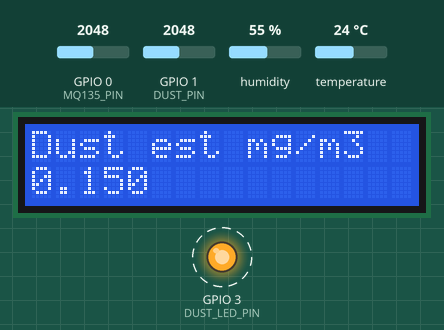
A sketch run on a simulated ESP32-C6. Shown: 16×2 character LCD, output pins drawn as LEDs (lit = HIGH). Dashed ring = blinking. The inputs (shaded band) are chosen by the test bench; at power-on: GPIO 1 (DUST_PIN) = 2048, GPIO 0 (MQ135_PIN) = 2048, humidity 55 %, temperature 24 °C (analog values on the 0–4095 scale). What the sketch prints to the serial monitor is not drawn.

Above: at 11.5 s.
11.6 s: GPIO 1 (DUST_PIN) set to 2866
At 15.0 s:
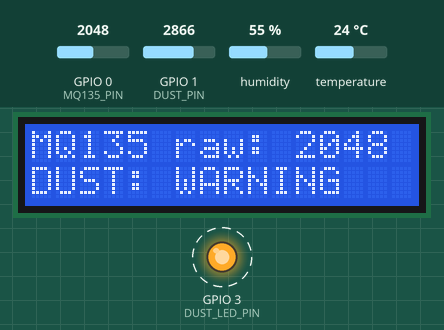
18.0 s: GPIO 1 (DUST_PIN) set to 1228
At 24.1 s:
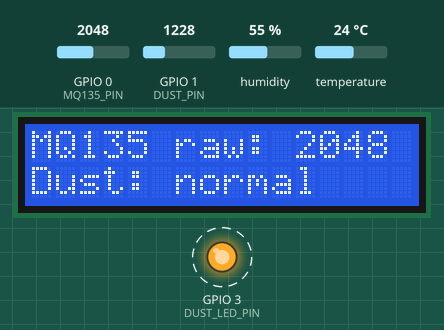
25.8 s: GPIO 0 (MQ135_PIN) set to 2866
At 33.0 s:
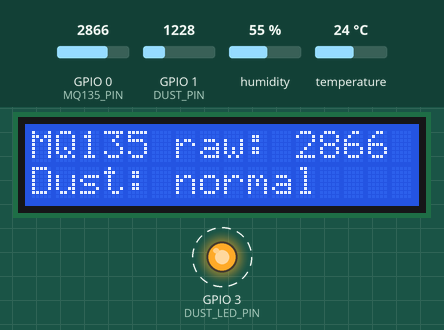
33.1 s: humidity set to 22 %
At 35.6 s:
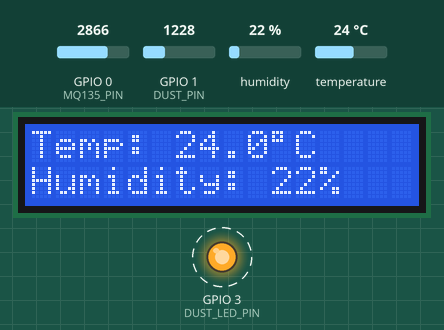
36.1 s: temperature set to 12 °C
At 43.8 s:
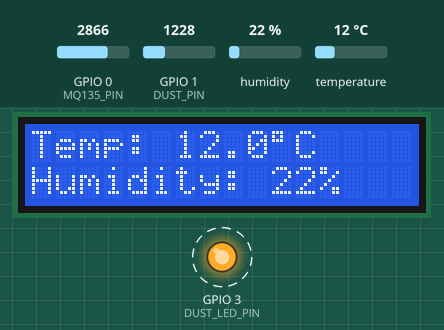
43.9 s: GPIO 0 (MQ135_PIN) set to 3972
At 51.0 s:
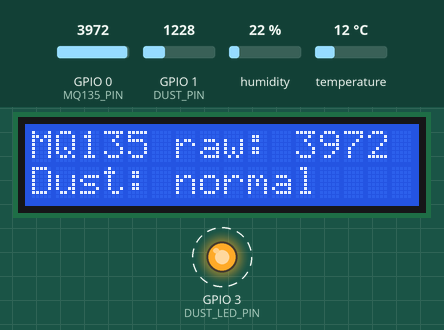
Timing chart, 0 to 52.1 s (numbered marks = the images above; inputs shaded):
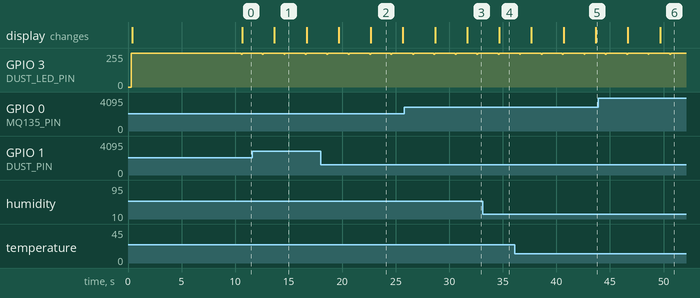

Measured:
- after the input at 11.6 s, the display: changes after 2.1 s (image 1)
- after the input at 33.1 s, the display: changes after 1.6 s (image 4)
- by itself, GPIO 3 (DUST_LED_PIN): alternates 255/255 for 1.9 s and 244/255 for 0.08 s
- what the display in image 1 shows lasts 3.0 s, from 13.7 s to 16.7 s

The sketch:

cement_pollutant_monitor.ino
```cpp
/*
  Cement Industry Pollutant Monitor
  Board: ESP32-C6
  Sensors: DHT11, MQ-135, Sharp GP2Y1010AU0F
  Output: Serial Monitor; 16x2 I2C LCD

  IMPORTANT:
  - Verify every GPIO against your exact ESP32-C6 board.
  - Never feed more than the ESP32-C6 ADC's permitted voltage into an input.
  - MQ-135 readings below are raw sensor response/voltage, NOT calibrated CO2 ppm.
  - Dust density is only an indicative estimate until calibrated against a reference meter.
*/

#include <Arduino.h>
#include <DHT.h>
#include <math.h>

//Pin configuration
#define DHT_PIN       4
#define DHT_TYPE      DHT11
#define MQ135_PIN     0
#define DUST_PIN      1
#define DUST_LED_PIN  3


#define USE_I2C_LCD 1

#if USE_I2C_LCD
  #include <Wire.h>
  #include <LiquidCrystal_I2C.h>
  #define LCD_SDA 6
  #define LCD_SCL 7
  #define LCD_ADDRESS 0x27
  LiquidCrystal_I2C lcd(LCD_ADDRESS, 16, 2);
#endif

DHT dht(DHT_PIN, DHT_TYPE);

//Adjustable parameters
const uint8_t DUST_SAMPLES = 10;
const uint8_t MQ_SAMPLES = 10;
const float DUST_BASELINE_V = 0.90f;
const float DUST_SENSITIVITY_V_PER_MG_M3 = 5.0f;
const float DUST_WARNING_MG_M3 = 0.15f;  // Demo threshold only; not an exposure limit
const float ADC_DIVIDER_RATIO = 1.0f;    // Set >1 only if your actual voltage divider requires it
const unsigned long READ_INTERVAL_MS = 2000;
const unsigned long LCD_PAGE_INTERVAL_MS = 3000;

unsigned long lastReadMs = 0;
unsigned long lastLcdPageMs = 0;
uint8_t lcdPage = 0;

float temperatureC = NAN;
float humidityPct = NAN;
float dustVoltage = NAN;
float dustEstimateMgM3 = NAN;
float mq135RawAverage = NAN;
float mq135Voltage = NAN;
bool dustWarning = false;

float readAverageAdcVoltage(uint8_t pin, uint8_t samples) {
  uint32_t totalMv = 0;
  for (uint8_t i = 0; i < samples; i++) {
    totalMv += analogReadMilliVolts(pin);
    delay(5);
  }
  return ((float)totalMv / samples / 1000.0f) * ADC_DIVIDER_RATIO;
}

// Sharp GP2Y1010AU0F timing: LED on, sample near 280 us, then allow cycle to finish.
// This assumes the sensor LED is driven through a suitable transistor/driver circuit.
float readDustSensorVoltage() {
  digitalWrite(DUST_LED_PIN, LOW);
  delayMicroseconds(280);
  uint32_t millivolts = analogReadMilliVolts(DUST_PIN);
  delayMicroseconds(40);
  digitalWrite(DUST_LED_PIN, HIGH);
  delayMicroseconds(9680);
  return ((float)millivolts / 1000.0f) * ADC_DIVIDER_RATIO;
}

float readDustAverageVoltage() {
  float total = 0.0f;
  for (uint8_t i = 0; i < DUST_SAMPLES; i++) {
    total += readDustSensorVoltage();
  }
  return total / DUST_SAMPLES;
}

float estimateDustMgM3(float voltage) {
  // Simplified indicative estimate. Sensor-specific calibration is required.
  float estimate = (voltage - DUST_BASELINE_V) / DUST_SENSITIVITY_V_PER_MG_M3;
  return estimate < 0.0f ? 0.0f : estimate;
}

void readSensors() {
  float newTemp = dht.readTemperature();
  float newHumidity = dht.readHumidity();

  if (!isnan(newTemp)) temperatureC = newTemp;
  if (!isnan(newHumidity)) humidityPct = newHumidity;

  mq135RawAverage = 0.0f;
  for (uint8_t i = 0; i < MQ_SAMPLES; i++) {
    mq135RawAverage += analogRead(MQ135_PIN);
    delay(5);
  }
  mq135RawAverage /= MQ_SAMPLES;
  mq135Voltage = readAverageAdcVoltage(MQ135_PIN, MQ_SAMPLES);

  dustVoltage = readDustAverageVoltage();
  dustEstimateMgM3 = estimateDustMgM3(dustVoltage);
  dustWarning = dustEstimateMgM3 >= DUST_WARNING_MG_M3;
}

void printReadings() {
  Serial.println();
  Serial.println(F("========== Cement Environment Monitor =========="));

  Serial.print(F("Temperature: "));
  if (isnan(temperatureC)) Serial.println(F("Sensor read error"));
  else { Serial.print(temperatureC, 1); Serial.println(F(" C")); }

  Serial.print(F("Humidity: "));
  if (isnan(humidityPct)) Serial.println(F("Sensor read error"));
  else { Serial.print(humidityPct, 1); Serial.println(F(" %")); }

  Serial.print(F("MQ-135 ADC average: "));
  Serial.println(mq135RawAverage, 0);
  Serial.print(F("MQ-135 approximate input voltage: "));
  Serial.print(mq135Voltage, 3);
  Serial.println(F(" V (raw response; not CO2 ppm)"));

  Serial.print(F("Dust sensor output voltage: "));
  Serial.print(dustVoltage, 3);
  Serial.println(F(" V"));

  Serial.print(F("Indicative dust estimate: "));
  Serial.print(dustEstimateMgM3, 3);
  Serial.println(F(" mg/m^3 (uncalibrated)"));

  Serial.print(F("Dust status: "));
  Serial.println(dustWarning ? F("WARNING - threshold exceeded") : F("Below demo threshold"));
  Serial.println(F("================================================"));
}

#if USE_I2C_LCD
void updateLcd() {
  if (millis() - lastLcdPageMs < LCD_PAGE_INTERVAL_MS) return;
  lastLcdPageMs = millis();
  lcdPage = (lcdPage + 1) % 3;
  lcd.clear();

  if (lcdPage == 0) {
    lcd.setCursor(0, 0);
    lcd.print(F("Temp: "));
    if (isnan(temperatureC)) lcd.print(F("--"));
    else { lcd.print(temperatureC, 1); lcd.print((char)223); lcd.print(F("C")); }
    lcd.setCursor(0, 1);
    lcd.print(F("Humidity: "));
    if (isnan(humidityPct)) lcd.print(F("--"));
    else { lcd.print(humidityPct, 0); lcd.print(F("%")); }
  } else if (lcdPage == 1) {
    lcd.setCursor(0, 0);
    lcd.print(F("Dust est mg/m3"));
    lcd.setCursor(0, 1);
    lcd.print(dustEstimateMgM3, 3);
  } else {
    lcd.setCursor(0, 0);
    lcd.print(F("MQ135 raw: "));
    lcd.print((int)mq135RawAverage);
    lcd.setCursor(0, 1);
    lcd.print(dustWarning ? F("DUST: WARNING") : F("Dust: normal"));
  }
}
#endif

void setup() {
  Serial.begin(115200);
  delay(300);

  pinMode(DUST_LED_PIN, OUTPUT);
  digitalWrite(DUST_LED_PIN, HIGH);

  analogReadResolution(12);
  analogSetPinAttenuation(MQ135_PIN, ADC_11db);
  analogSetPinAttenuation(DUST_PIN, ADC_11db);

  dht.begin();

#if USE_I2C_LCD
  Wire.begin(LCD_SDA, LCD_SCL);
  lcd.init();
  lcd.backlight();
  lcd.setCursor(0, 0);
  lcd.print(F("Cement Monitor"));
  lcd.setCursor(0, 1);
  lcd.print(F("Starting..."));
#endif

  Serial.println();
  Serial.println(F("Cement Industry Pollutant Monitor starting."));
  Serial.println(F("Allow the dust sensor to stabilize before interpreting readings."));
  delay(10000);
  lastReadMs = millis() - READ_INTERVAL_MS;
}

void loop() {
  if (millis() - lastReadMs >= READ_INTERVAL_MS) {
    lastReadMs = millis();
    readSensors();
    printReadings();
  }

#if USE_I2C_LCD
  updateLcd();
#endif
}
```
